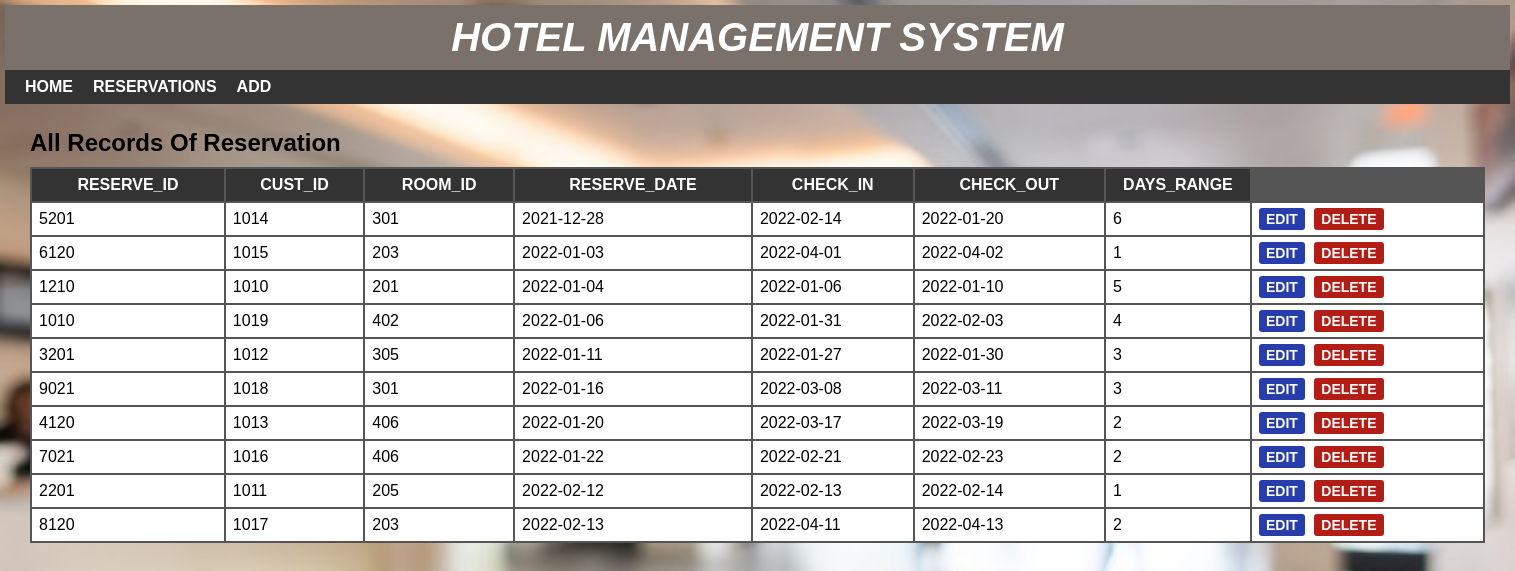
The page /crud_reserve.php on the database its author committed.
### tables this page shows
CREATE TABLE IF NOT EXISTS `reservation` (
  `RESERVE_ID` int NOT NULL AUTO_INCREMENT,
  `CUST_ID` int NOT NULL,
  `ROOM_ID` int NOT NULL,
  `RESERVE_DATE` date DEFAULT NULL,
  `CHECK_IN` date DEFAULT NULL,
  `CHECK_OUT` date DEFAULT NULL,
  `DAYS_RANGE` int NOT NULL,
  PRIMARY KEY (`RESERVE_ID`),
  KEY `CUST_ID` (`CUST_ID`),
  KEY `ROOM_ID` (`ROOM_ID`)
);

### crud_reserve.php (the view, shortened to what this page needs)
<?php
include 'headers/headerreserve.php';
?>
<div id="main-content">
  <h2>All Records of Reservation</h2>
  <?php
  include 'databaseconfig/config.php';
  $sql = "call display_reservationbyorder";
  $result = mysqli_query($conn, $sql) or die("Query Unsuccessful.");
  if (mysqli_num_rows($result) > 0) {
  ?>
    <table cellpadding="7px">
      <thead>
        <th>RESERVE_ID</th>
        <th>CUST_ID</th>
        <th>ROOM_ID</th>
        <th>RESERVE_DATE</th>
        <th>CHECK_IN</th>
        <th>CHECK_OUT</th>
        <th>DAYS_RANGE</th>
      </thead>
      <tbody>
        <?php
        while ($row = mysqli_fetch_assoc($result)) {
        ?>
          <tr>
            <td><?php echo $row['RESERVE_ID']; ?></td>
            <td><?php echo $row['CUST_ID']; ?></td>
            <td><?php echo $row['ROOM_ID']; ?></td>
            <td><?php echo $row['RESERVE_DATE']; ?></td>
            <td><?php echo $row['CHECK_IN']; ?></td>
            <td><?php echo $row['CHECK_OUT']; ?></td>
            <td><?php echo $row['DAYS_RANGE']; ?></td>
            <td>
              <a href='updatereserve.php?RESERVE_ID=<?php echo $row['RESERVE_ID']; ?>'>Edit</a>
              <a href='deletereserve.php?RESERVE_ID=<?php echo $row['RESERVE_ID']; ?>'>Delete</a>
            </td>
          </tr>
        <?php } ?>
      </tbody>
    </table>
  <?php } else {
    echo "<h2>No Record Found</h2>";
  }
  ?>
</div>
</div>
</body>
</html>

### css/style.css (style rules this page uses)
body { font: 16px arial; margin: 0; padding: 0; background-image: url("../images/hotel-lobby.jpg"); background-repeat: no-repeat; background-attachment: fixed; background-size: 100% 100%; }
#main-content { padding: 25px; min-height: 400px; }
#main-content h2 { margin: 0 0 10px; text-transform: capitalize; }
#main-content table { width: 100%; background-color: #555; margin: 0 0 20px; }
#main-content table th { color: #fff; background-color: #333; text-transform: uppercase; }
#main-content table th:last-child { width: 130px; }
#main-content table td { background-color: #fff; }
#main-content table td a { font-size: 14px; font-weight: 600; text-transform: uppercase; padding: 3px 7px; color: #fff; background-color: #273dab; text-decoration: none; border-radius: 3px; }
#main-content table td a:nth-child(2) { background-color: #b31d15; margin: 0 0 0 5px; }

### rows shown on the page
reservation: RESERVE_ID "5201", CUST_ID "1014", ROOM_ID "301", RESERVE_DATE "2021-12-28", CHECK_IN "2022-02-14", CHECK_OUT "2022-01-20", DAYS_RANGE "6"
reservation: RESERVE_ID "6120", CUST_ID "1015", ROOM_ID "203", RESERVE_DATE "2022-01-03", CHECK_IN "2022-04-01", CHECK_OUT "2022-04-02", DAYS_RANGE "1"
reservation: RESERVE_ID "1210", CUST_ID "1010", ROOM_ID "201", RESERVE_DATE "2022-01-04", CHECK_IN "2022-01-06", CHECK_OUT "2022-01-10", DAYS_RANGE "5"
reservation: RESERVE_ID "1010", CUST_ID "1019", ROOM_ID "402", RESERVE_DATE "2022-01-06", CHECK_IN "2022-01-31", CHECK_OUT "2022-02-03", DAYS_RANGE "4"
reservation: RESERVE_ID "3201", CUST_ID "1012", ROOM_ID "305", RESERVE_DATE "2022-01-11", CHECK_IN "2022-01-27", CHECK_OUT "2022-01-30", DAYS_RANGE "3"
reservation: RESERVE_ID "9021", CUST_ID "1018", ROOM_ID "301", RESERVE_DATE "2022-01-16", CHECK_IN "2022-03-08", CHECK_OUT "2022-03-11", DAYS_RANGE "3"
reservation: RESERVE_ID "4120", CUST_ID "1013", ROOM_ID "406", RESERVE_DATE "2022-01-20", CHECK_IN "2022-03-17", CHECK_OUT "2022-03-19", DAYS_RANGE "2"
reservation: RESERVE_ID "7021", CUST_ID "1016", ROOM_ID "406", RESERVE_DATE "2022-01-22", CHECK_IN "2022-02-21", CHECK_OUT "2022-02-23", DAYS_RANGE "2"
reservation: RESERVE_ID "2201", CUST_ID "1011", ROOM_ID "205", RESERVE_DATE "2022-02-12", CHECK_IN "2022-02-13", CHECK_OUT "2022-02-14", DAYS_RANGE "1"
reservation: RESERVE_ID "8120", CUST_ID "1017", ROOM_ID "203", RESERVE_DATE "2022-02-13", CHECK_IN "2022-04-11", CHECK_OUT "2022-04-13", DAYS_RANGE "2"
